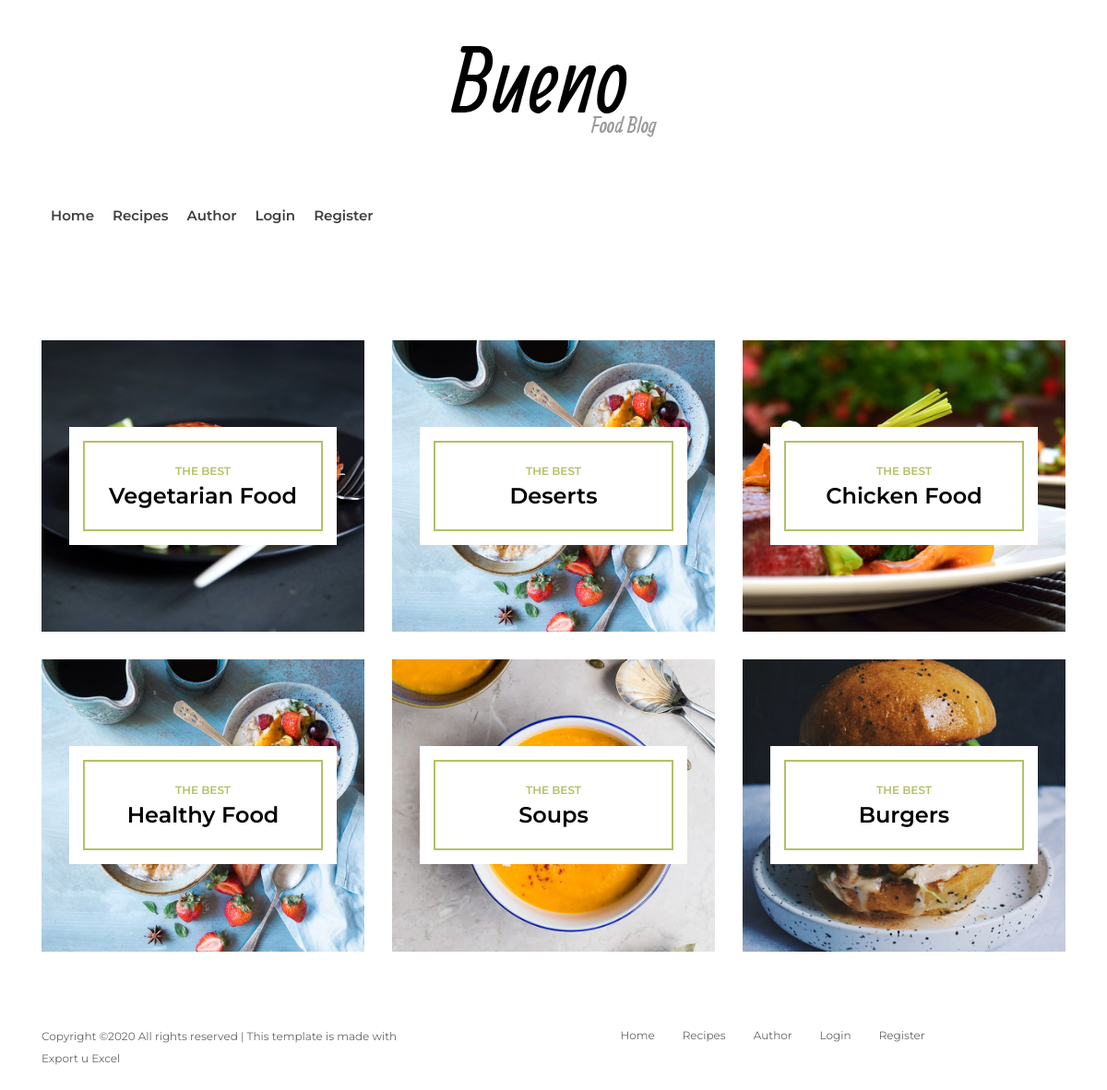
/index.php?page=kategorije, run on the app's committed database.
### tables this page shows
CREATE TABLE `navmeni` (
  `id_n` int(10) NOT NULL,
  `naziv` varchar(100) NOT NULL,
  `putanja` varchar(100) NOT NULL,
  `parent` int(10) DEFAULT NULL,
  `pozicija` int(10) NOT NULL,
  `prikaz` int(10) NOT NULL
);

CREATE TABLE `kategorija` (
  `id_kat` int(11) NOT NULL,
  `naziv` varchar(100) NOT NULL,
  `slika_putanja` varchar(100) NOT NULL
);

### models/kategorije/dohvatiKategorije.php (called while the page is built)
<?php
function dohvatiKategorije(){
    global $conn;
    $upit = $conn->query("SELECT * FROM kategorija");
    return $upit->fetchAll();
}

### views/pages/kategorije.php (the view, shortened to what this page needs)
<div class="post-catagory section-padding-100">
    <div class="container">
        <div class="row">
            <?php
                include "models/kategorije/dohvatiKategorije.php";
                $kategorije = dohvatiKategorije();
                foreach($kategorije as $kategorija):
            ?>
            <div class="col-12 col-sm-6 col-lg-4">
                <div class="single-post-catagory mb-30">
                    <div class="catagory-content-bg">
                        <div class="catagory-content">
                            <a href="index.php?page=recepti&id=<?=$kategorija->id_kat?>" class="post-tag">The Best</a>
                            <a href="index.php?page=recepti&id=<?=$kategorija->id_kat?>" class="post-title"><?=$kategorija->naziv?></a>
                        </div>
                    </div>
                </div>
            </div>
            <?php endforeach;?>
    </div>
</div>

### views/fixed/navbar.php (shortened to what this page needs)
<header class="header-area">
    <div class="logo-area">
        <a href="index.php"><img src="assets/img/core-img/logo.png" alt=""></a>
    </div>
    <div class="bueno-main-menu" id="sticker">
        <div class="classy-nav-container breakpoint-off">
            <div class="container">
                <nav class="classy-navbar justify-content-between" id="buenoNav">
                    <div class="classy-menu">
                        <div class="classynav">
                            <?php
                            include "config/connection.php";
                            $prikaz = 0;
                            switch ($prikaz){
                                case 0:
                                    $upit = "SELECT * FROM navmeni WHERE prikaz = 0 or prikaz = 1";
                                    break;
                            }
                            $navmeni = $conn->query($upit)->fetchAll();
                            $item = "<ul>";
                            foreach ($navmeni as $x){
                                $item .= "<li><a href='".$x->putanja."'>".$x->naziv."</a></li>";
                            }
                            $item .= "</ul>";
                            echo $item;
                            ?>
                        </div>
                    </div>
                </nav>
            </div>
        </div>
    </div>
</header>

### views/fixed/footer.php (shortened to what this page needs)
<footer class="footer-area">
    <div class="container">
        <div class="row">
            <div class="col-12 col-sm-5">
                <p class="copywrite-text">
                        Copyright &copy;<script>document.write(new Date().getFullYear());</script> All rights reserved | This template is made with</i><a href="models/kategorije/export-excel.php"></br>Export u Excel</a>
                       </p>
            </div>
            <div class="col-12 col-sm-7">
                <div class="footer-nav">
                    <?php
                    global $navmeni;
                    $item = "<ul>";
                    foreach ($navmeni as $x){
                        $item .= "<li><a href='".$x->putanja."'>".$x->naziv."</a></li>";
                    }
                    $item .= "</ul>";
                    echo $item;
                    ?>
                </div>
            </div>
        </div>
    </div>
</footer>
</body>
</html>

### assets/css/style.css (style rules this page uses)
* { margin: 0; padding: 0; }
body { font-family: "Montserrat", sans-serif; font-size: 14px; }
p { font-family: "Montserrat", sans-serif; color: #7a7a7a; font-size: 14px; line-height: 2; font-weight: 500; }
a, a:hover, a:focus { -webkit-transition-duration: 500ms; transition-duration: 500ms; text-decoration: none; outline: 0 solid transparent; color: #000000; font-weight: 600; font-size: 16px; font-family: "Montserrat", sans-serif; }
ul, ol { margin: 0; }
ul li, ol li { list-style: none; }
img { height: auto; max-width: 100%; }
.mb-30 { margin-bottom: 30px !important; }
.section-padding-100 { padding-top: 100px; padding-bottom: 100px; }
.header-area { position: relative; z-index: 1000; width: 100%; }
.header-area .logo-area { position: relative; z-index: 1; padding: 50px 30px; text-align: center; }
.header-area .logo-area a { display: inline-block; }
.header-area .bueno-main-menu { position: relative; width: 100%; height: 70px; }
.header-area .bueno-main-menu .classy-navbar { height: 70px; padding: 0; }
.header-area .bueno-main-menu .classy-navbar .classynav ul li a { font-weight: 600; text-transform: capitalize; font-size: 15px; padding: 0 10px; color: #404040; }
.single-post-catagory { position: relative; z-index: 1; -webkit-transition-duration: 500ms; transition-duration: 500ms; }
.single-post-catagory .catagory-content-bg { -webkit-transition-duration: 500ms; transition-duration: 500ms; background-color: #ffffff; position: absolute; width: calc(100% - 60px); height: 128px; z-index: 100; top: 50%; left: 50%; -webkit-transform: translate(-50%, -50%); transform: translate(-50%, -50%); }
.single-post-catagory .catagory-content-bg::after { position: absolute; z-index: 5; top: 15px; left: 15px; width: calc(100% - 30px); height: calc(100% - 30px); border: 2px solid #b0c364; content: ""; -webkit-transition-duration: 500ms; transition-duration: 500ms; }
.single-post-catagory .catagory-content-bg .catagory-content { -webkit-transition-duration: 500ms; transition-duration: 500ms; background-color: #ffffff; position: absolute; z-index: 100; width: calc(100% - 58px); text-align: center; top: 50%; left: 50%; -webkit-transform: translate(-50%, -50%); transform: translate(-50%, -50%); }
.single-post-catagory .catagory-content-bg .catagory-content .post-tag { font-size: 12px; font-weight: 600; color: #b0c364; text-transform: uppercase; margin-bottom: 5px; display: block; -webkit-transition-duration: 500ms; transition-duration: 500ms; }
.single-post-catagory .catagory-content-bg .catagory-content .post-title { display: block; font-size: 24px; margin-bottom: 0; line-height: 1.1; -webkit-transition-duration: 500ms; transition-duration: 500ms; }
.footer-area { position: relative; z-index: 1; padding: 50px 0; }
.footer-area .copywrite-text { font-size: 12px; margin-bottom: 0; color: #666666; font-weight: 400; }
.footer-area .copywrite-text a { color: #666666; font-size: 12px; font-weight: 400; }
.footer-area .footer-nav { position: relative; z-index: 1; display: block; }
.footer-area .footer-nav ul { display: -webkit-box; display: -ms-flexbox; display: flex; -webkit-box-align: center; -ms-flex-align: center; -ms-grid-row-align: center; align-items: center; -webkit-box-pack: center; -ms-flex-pack: center; justify-content: center; }
.footer-area .footer-nav li a { position: relative; z-index: 1; color: #666666; font-size: 12px; margin: 0 10px; font-weight: 400; padding: 0 5px; }
.footer-area .footer-nav li a::after { -webkit-transition-duration: 500ms; transition-duration: 500ms; width: 100%; height: 3px; background-color: #b0c364; bottom: -8px; left: 0; right: 0; z-index: -1; position: absolute; content: ''; visibility: hidden; opacity: 0; }

### assets/css/main.css (style rules this page uses)
.row { display: -webkit-box; display: -webkit-flex; display: -moz-box; display: -ms-flexbox; display: flex; -webkit-flex-wrap: wrap; -ms-flex-wrap: wrap; flex-wrap: wrap; }
html { -webkit-box-sizing: border-box; -moz-box-sizing: border-box; box-sizing: border-box; }
* { padding: 0; margin: 0; }
*, *:before, *:after { -webkit-box-sizing: inherit; -moz-box-sizing: inherit; box-sizing: inherit; }
body, h1, h2, h3, h4, h5, h6, blockquote, p, pre, dl, dd, ol, ul, figure, hr, fieldset, legend { margin: 0; padding: 0; }
body { font-family: "Roboto", "Arial", "Helvetica Neue", sans-serif; font-weight: 400; font-size: 14px; }
* { margin: 0; padding: 0; }

### data on the page
navmeni: naziv "Home"
navmeni: naziv "Recipes"
navmeni: naziv "Author"
navmeni: naziv "Login"
navmeni: naziv "Register"
kategorija: naziv "Vegetarian Food"
kategorija: naziv "Deserts"
kategorija: naziv "Chicken Food"
kategorija: naziv "Healthy Food"
kategorija: naziv "Soups"
kategorija: naziv "Burgers"
